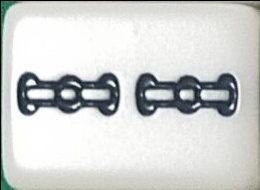
#> input picture backup/20250119/img/pai/270/2s.jpg, 260 x 190 px; its folder holds 4 pictures in this run
$ python image_tip.py
#> lines starting #> are read from the running program, lines starting #| are printed output that depends on the picture
from PIL import Image
import cv2
import numpy as np
import os
import glob

"""
#画像の読み込み
im = Image.open("img/1m.jpg")

plt.imshow(im)
plt.show()
"""
from matplotlib import pyplot as plt

#新しいフォルダ名
new_fol='.\\img\\pai\\270_tip'
#新しいフォルダを作成
#os.makedirs(new_fol, exist_ok=True)
#画像ファイル一覧を取得
pics=glob.glob('.\\img\\pai\\270\\*.jpg')

for pic in pics:
    print(pic)                   # 画像のパス
    i = cv2.imread(pic, 1)       # 画像読み込み
#> i is the input picture: shape (190, 260, 3); mean B, G, R 208.2, 209.7, 207.6

    # 変換前後の対応点を設定
    #p_original = np.float32([[0,0], [189,0], [0, 259], [189, 259]])
    #p_original = np.float32([[0,0], [259,0], [0, 189], [259, 189]])
    #p_original = np.float32([[0,0], [189,0], [0, 259], [189, 259]])
    p_original = np.float32([[0,0], [259,0], [0, 189], [259, 189]])

    #p_trans = np.float32([[40,70], [149,70], [0,189], [189,189]])
    #p_trans = np.float32([[40,40], [219,40], [0,119], [259,119]])
    #p_trans = np.float32([[40,70], [149,70], [0,189], [189,189]])
    p_trans = np.float32([[40,40], [219,40], [0,119], [259,119]])

    # 変換マトリクスと射影変換
    M = cv2.getPerspectiveTransform(p_original, p_trans)
    i_trans = cv2.warpPerspective(i, M, (259,189))
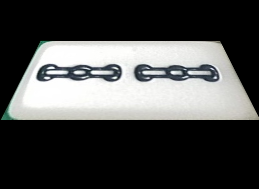
#> i_trans: shape (189, 259, 3); mean B, G, R 74.4, 75.1, 74.4

    # 画像保存
    pic = pic.replace('.\\img\\pai\\270','')
    cv2.imwrite(new_fol+pic, i_trans)
#> pass 2 of the loop `for pic in pics:`:
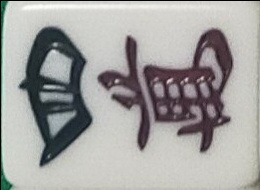
#> input picture backup/20250119/img/pai/270/4m.jpg, 260 x 190 px
#> i is the input picture: shape (190, 260, 3); mean B, G, R 160.2, 162.1, 163
#> `i_trans = cv2.warpPerspective(i, M, (259,189))`:
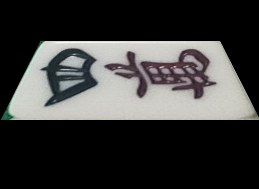
#> i_trans: shape (189, 259, 3); mean B, G, R 57.7, 58.5, 58.8
#> pass 3 of the loop `for pic in pics:`:
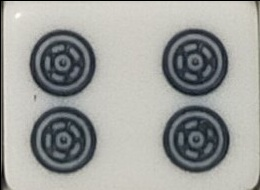
#> input picture backup/20250119/img/pai/270/4p.jpg, 260 x 190 px
#> i is the input picture: shape (190, 260, 3); mean B, G, R 156, 159.3, 157.8
#> `i_trans = cv2.warpPerspective(i, M, (259,189))`:
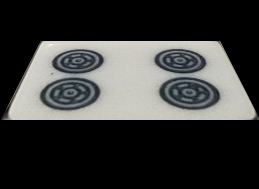
#> i_trans: shape (189, 259, 3); mean B, G, R 55.4, 56.6, 56
#> the loop made 4 passes; the first 3 are shown
